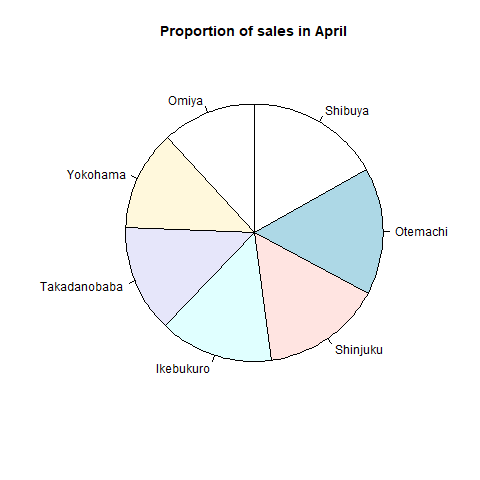

Reproduce this figure in R.
# 1. Read CSV data
df <- read.csv("SalesData.csv", stringsAsFactors = FALSE)

# 2. Prevent scientific notation
options(scipen = 100)

# 3. Determine ordering (largest April sales first)
ord  <- order(df$April, decreasing = TRUE)
vals <- df$April[ord]            # sorted slice sizes
labs <- df$store.name[ord]       # sorted labels

print(ord)
print(vals)
print(labs)

# 4. Open PNG device
png("piechart.png")


# 6. Draw pie chart with sorted values
pie(
  x          = vals,
  labels     = labs,
  main       = "Proportion of sales in April",
  clockwise = T

)

# 7. Close device
dev.off()
